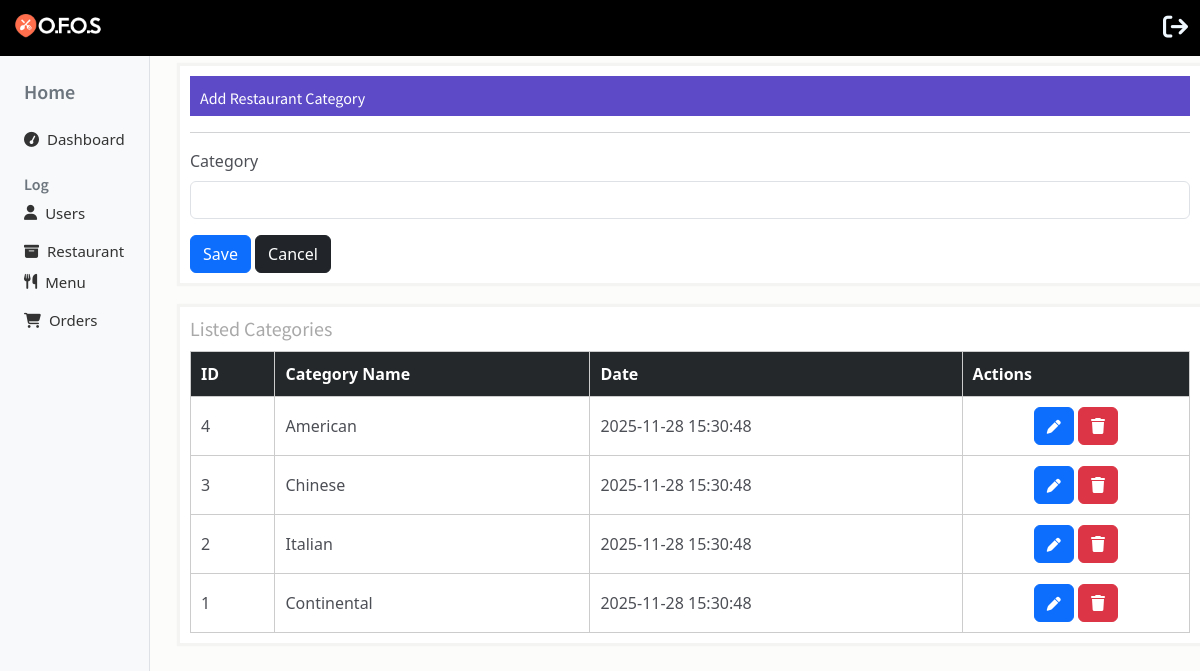
Screenshot of /add_category.php with the database file from the repository.
### tables this page shows
CREATE TABLE `res_category` (
  `c_id` int(11) NOT NULL,
  `c_name` varchar(222) NOT NULL,
  `created_at` timestamp NOT NULL DEFAULT current_timestamp()
);

### add_category.php (the view, shortened to what this page needs)
<!DOCTYPE html>
<html lang="en">
<head>
    <link href="https://cdn.jsdelivr.net/npm/bootstrap@5.3.8/dist/css/bootstrap.min.css" rel="stylesheet">
    <link rel="stylesheet" href="https://cdnjs.cloudflare.com/ajax/libs/font-awesome/6.5.0/css/all.min.css">
    <link rel="stylesheet" href="res_cs.css">
</head>
<body>
    <div class="navv">
        <nav class="navbar" style="background-color:black;">
            <div class="container-fluid">
                <a class="navbar-brand" href="#">
                    <img src="newOnline_resturant/admin/images/icn.png" alt="Logo" width="100" height="24" class="d-inline-block align-text-top">
                </a>
                <a href="admin.php"><i class="fa-solid fa-arrow-right-from-bracket" style="color:aliceblue; font-size:25px;"></i></a>
            </div>
        </nav>
    </div>
    <div class="main d-flex">
        <div class="d-flex justify-content-between">
            <nav id="sidebar" class="bg-light border-end vh-100 p-4">
                <h5 class="text-secondary mb-4">Home</h5>
                <ul class="list-unstyled">
                    <li>
                        <a href="dashboard.php" class="d-flex align-items-center mb-3">
                            <i class="fa fa-tachometer me-2"></i> Dashboard
                        </a>
                    </li>
                    <h6 class="text-secondary mt-4">Log</h6>
                    <li>
                        <a href="all_users.php" class="d-flex align-items-center mb-3">
                            <i class="fa fa-user me-2"></i> Users
                        </a>
                    </li>
                    <li>
                        <a class="d-flex align-items-center mb-2" data-bs-toggle="collapse" href="#restaurantCollapse" role="button">
                            <i class="fa fa-archive me-2"></i> Restaurant
                        </a>
                    </li>
                    <li>
                        <a class="d-flex align-items-center mb-2" data-bs-toggle="collapse" href="#menuCollapse" role="button">
                            <i class="fa fa-cutlery me-2"></i> Menu
                        </a>
                    </li>
                    <li>
                        <a href="all_orders.php" class="d-flex align-items-center mt-3">
                            <i class="fa fa-shopping-cart me-2"></i> Orders
                        </a>
                    </li>
                </ul>
            </nav>
        </div>
        <div style="width: 85%;">
            <div class="total">
                <div class="Title">Add Restaurant Category
                </div>
                <div style="width: 100%;">
                    <hr>
                    <form class="row g-3" method="POST">
                        <div class="col-md-12">
                            <label for="inputName" class="form-label">Category</label>
                            <input type="text" class="form-control" id="inputName" name="name">
                        </div>
                        <div class="col-12">
                            <button type="submit" class="btn btn-primary">Save</button>
                            <a class="btn btn-dark" href="add_category.php">Cancel</a>
                        </div>
                    </form>
                </div>
            </div>
            <div class="total mt-4" style="overflow-x: auto; width: 100%; ">
                <h5 style="color:darkgrey;">Listed Categories
                </h5>
                <table>
                    <thead>
                        <tr>
                            <th>ID</th>
                            <th>Category Name</th>
                            <th>Date</th>
                            <th>Actions</th>
                        </tr>
                    </thead>
                    <tbody>
                        <?php
                        include "conn.php";
                        $result = $conn->query("SELECT * FROM  res_category  order by c_id desc;");
                        if ($result->num_rows > 0) {
                            while ($row = $result->fetch_assoc()) {
                                echo "<tr><td>" . $row["c_id"] .  "</td>";
                                echo "<td>" . $row["c_name"] . "</td>";
                                echo "<td>" . $row["created_at"] . "</td>";
                                echo "<td>
                             <div class='btns'>
                             <a  class='btn btn-primary '  href='edit_category.php?id={$row['c_id']}'><i class='fa-solid fa-pen' style='font-size:14px;'></i></a>
                            <a class='btn btn-danger' href='delete_category.php?delete={$row['c_id']}' onclick=\"return confirm('Are you sure?');\"><i class='fa-solid fa-trash' style='font-size:16px;'></i></a>
                            </div></td></tr>";
                            }
                        } else {
                            echo "<tr><td colspan='3' class='text-center text-danger fw-bold'>No Category Found</td></tr>";
                        }
                        ?>
                    </tbody>
                </table>
            </div>
        </div>
    </div>
</body>
</html>

### res_cs.css (style rules this page uses)
#sidebar a { text-decoration: none; color: #333; font-size: 15px; }
#sidebar h5, #sidebar h6 { font-weight: 600; }
.h1, .h2, .h3, .h4, .h5, .h6, h1, h2, h3, h4, h5, h6 { font-family: "Source Sans Pro", sans-serif; color: #25282b; }
body { background: rgba(252, 251, 249, 0.68); font-size: 16px; color: #4d4f56; font-weight: 400; overflow-x: hidden; height: 100vh; }
.main { gap:30px; align-items: flex-start ; }
#sidebar { min-width: 150px; max-width: 150px; height: 100%; }
.total { width: 100%; overflow: hidden; }
.total { height:auto; margin-top: 10px; margin-right: 10px; padding: 10px; background-color: #fff; box-shadow: 0 0 1px 3px rgba(93, 92, 99, 0.05); border: 1px none rgba(116, 135, 150, 0.23); }
.Title { color: #fff; background-color: #5c4ac7; height: 40px; padding: 10px; font-family: "Source Sans Pro", sans-serif; }
table { width: 100%; border-collapse: collapse; margin-top: 10px; }
table, th, td { border: 1px solid #ccc; }
th { background: #25282b; color: white; font-weight: bold; }
td, th { padding: 10px; text-align: left; }
.btns { text-align: center; }

### rows the page displays
res_category: c_id "4", c_name "American", created_at "2025-11-28 15:30:48"
res_category: c_id "3", c_name "Chinese", created_at "2025-11-28 15:30:48"
res_category: c_id "2", c_name "Italian", created_at "2025-11-28 15:30:48"
res_category: c_id "1", c_name "Continental", created_at "2025-11-28 15:30:48"
